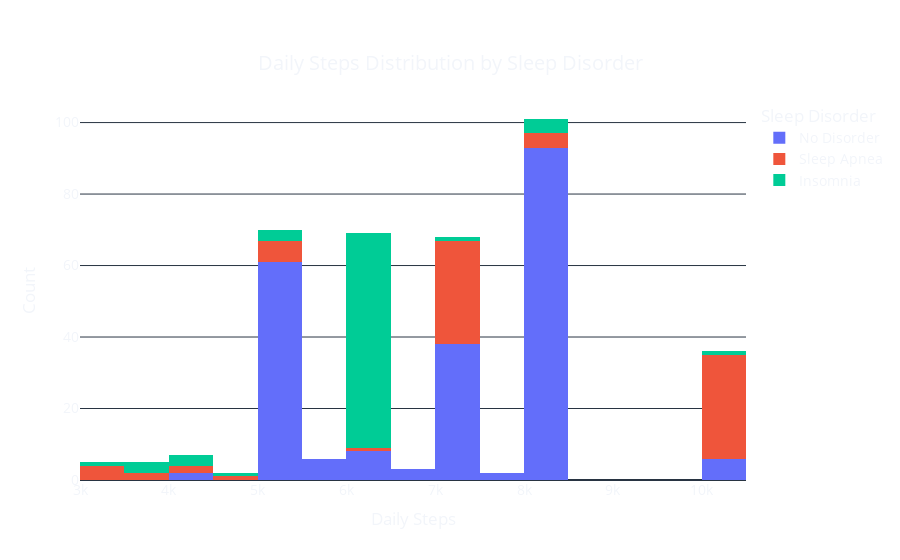

Notebook code for this chart:
### Code cell
fig = px.histogram(data, x='Daily Steps', color='Sleep Disorder', 
                    title='Daily Steps Distribution by Sleep Disorder',
                    labels={'Daily Steps': 'Daily Steps', 'count': 'Count'},
                    template='plotly_dark')

fig.update_layout(
    xaxis_title='Daily Steps',
    yaxis_title='Count',
    title={
        'text': "Daily Steps Distribution by Sleep Disorder",
        'y': 0.9,
        'x': 0.5,
        'xanchor': 'center',
        'yanchor': 'top'},
    font=dict(size=14),
    plot_bgcolor='rgba(0,0,0,0)',
    paper_bgcolor='rgba(0,0,0,0)'
)

fig.show()

### Figure 1 — Plotly figure (JSON) as saved in the notebook; plotly's stock layout.template omitted (floating-point values rounded to 4 significant figures; data arrays with more than 128 entries replaced by an {"elided": "..."} marker saying what was removed)
{"data": [{"alignmentgroup": "True", "bingroup": "x", "hovertemplate": "Sleep Disorder=No Disorder<br>Daily Steps=%{x}<br>count=%{y}<extra></extra>", "legendgroup": "No Disorder", "marker": {"color": "#636efa", "pattern": {"shape": ""}}, "name": "No Disorder", "offsetgroup": "No Disorder", "orientation": "v", "showlegend": true, "type": "histogram", "x": {"elided": "219 int values"}, "xaxis": "x", "yaxis": "y"}, {"alignmentgroup": "True", "bingroup": "x", "hovertemplate": "Sleep Disorder=Sleep Apnea<br>Daily Steps=%{x}<br>count=%{y}<extra></extra>", "legendgroup": "Sleep Apnea", "marker": {"color": "#EF553B", "pattern": {"shape": ""}}, "name": "Sleep Apnea", "offsetgroup": "Sleep Apnea", "orientation": "v", "showlegend": true, "type": "histogram", "x": [3000, 3000, 4000, 8000, 4100, 8000, 5200, 5200, 3300, 4800, 7000, 8000, 3300, 5000, 5000, 8000, 6000, 10000, 10000, 10000, 10000, 10000, 10000, 10000, 10000, 10000, 3700, 3700, 10000, 10000, 10000, 10000, 10000, 10000, 10000, 10000, 10000, 10000, 10000, 10000, 10000, 10000, 10000, 10000, 10000, 10000, 10000, 10000, 5000, 5000, 7000, 7000, 7000, 7000, 7000, 7000, 7000, 7000, 7000, 7000, 7000, 7000, 7000, 7000, 7000, 7000, 7000, 7000, 7000, 7000, 7000, 7000, 7000, 7000, 7000, 7000, 7000, 7000], "xaxis": "x", "yaxis": "y"}, {"alignmentgroup": "True", "bingroup": "x", "hovertemplate": "Sleep Disorder=Insomnia<br>Daily Steps=%{x}<br>count=%{y}<extra></extra>", "legendgroup": "Insomnia", "marker": {"color": "#00cc96", "pattern": {"shape": ""}}, "name": "Insomnia", "offsetgroup": "Insomnia", "orientation": "v", "showlegend": true, "type": "histogram", "x": [3000, 3500, 4000, 4100, 5000, 7000, 4800, 8000, 4000, 8000, 6000, 6000, 6000, 6000, 6000, 6000, 6000, 6000, 6000, 6000, 6000, 6000, 6000, 6000, 6000, 6000, 8000, 8000, 6000, 6000, 6000, 6000, 6000, 6000, 6000, 6000, 6000, 6000, 6000, 6000, 6000, 6000, 6000, 6000, 6000, 6000, 6000, 6000, 6000, 6000, 6000, 6000, 6000, 6000, 6000, 5000, 6000, 6000, 6000, 6000, 6000, 6000, 6000, 6000, 6000, 6000, 6000, 3500, 3500, 10000, 6000, 6000, 6000, 6000, 6000, 6000, 5000], "xaxis": "x", "yaxis": "y"}], "layout": {"barmode": "relative", "font": {"size": 14}, "legend": {"title": {"text": "Sleep Disorder"}, "tracegroupgap": 0}, "paper_bgcolor": "rgba(0,0,0,0)", "plot_bgcolor": "rgba(0,0,0,0)", "title": {"text": "Daily Steps Distribution by Sleep Disorder", "x": 0.5, "xanchor": "center", "y": 0.9, "yanchor": "top"}, "xaxis": {"anchor": "y", "domain": [0, 1], "title": {"text": "Daily Steps"}}, "yaxis": {"anchor": "x", "domain": [0, 1], "title": {"text": "Count"}}}}
